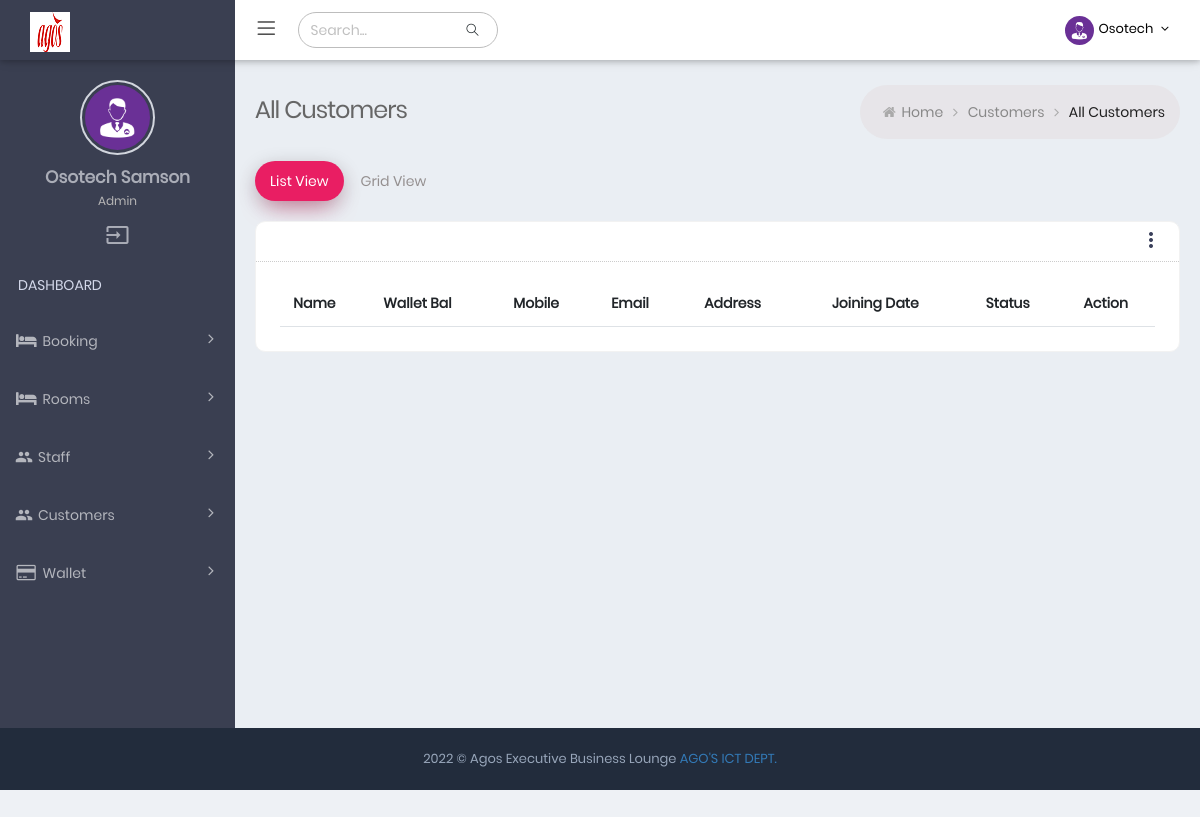
The app's page /view-customer (signed in), older data.
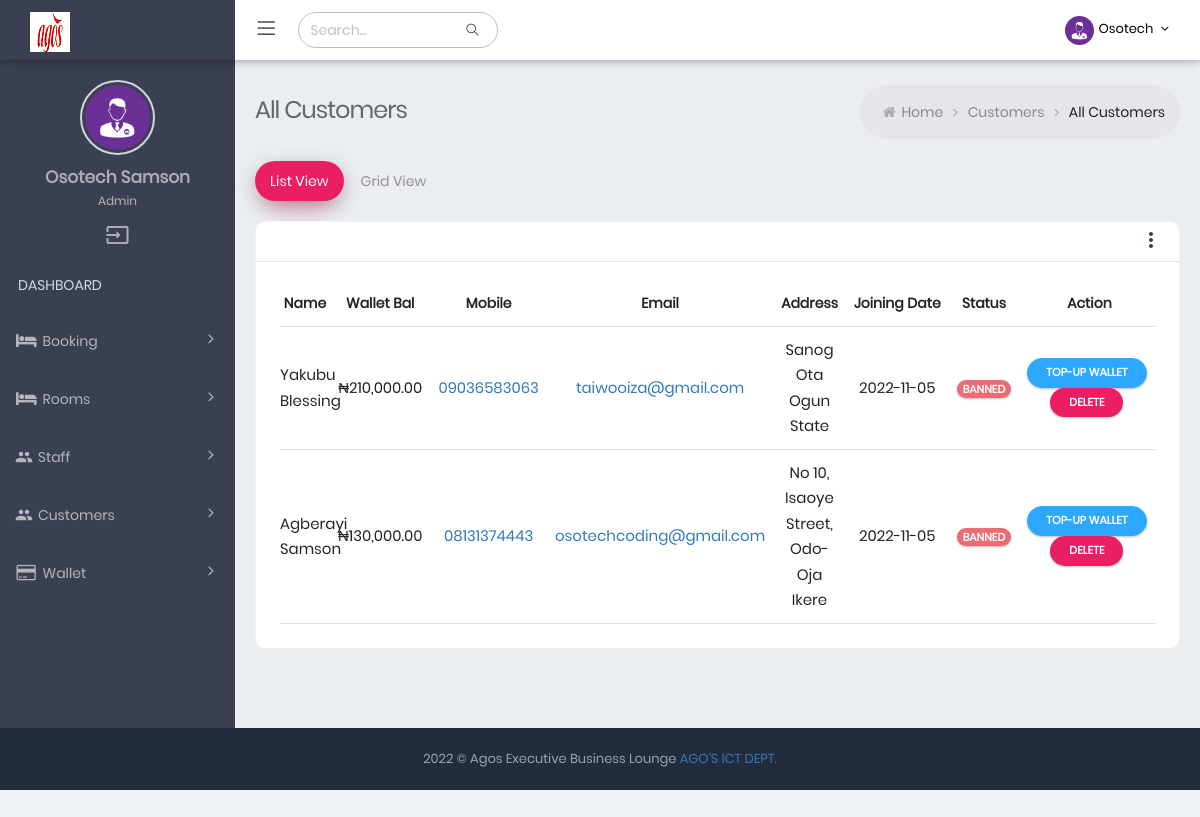
The same page, newer data.
### tables this page shows
CREATE TABLE IF NOT EXISTS `customers` (
  `id` bigint(20) NOT NULL AUTO_INCREMENT,
  `fullname` varchar(255) DEFAULT NULL,
  `email` varchar(255) DEFAULT NULL,
  `password` varchar(255) DEFAULT NULL,
  `username` varchar(50) DEFAULT NULL,
  `verified` tinyint(1) NOT NULL DEFAULT 0 COMMENT '0=not verified, 1=verified',
  `is_online` tinyint(1) NOT NULL DEFAULT 0 COMMENT '0=offline, 1=online',
  `address` text DEFAULT NULL,
  `phone` varchar(50) DEFAULT NULL,
  `gender` varchar(50) DEFAULT NULL,
  `state_of_origin` varchar(100) DEFAULT NULL,
  `confirmation_code` varchar(100) DEFAULT NULL COMMENT 'confirmation code sent via email',
  `tokenExp` timestamp NOT NULL DEFAULT current_timestamp(),
  `created_at` date DEFAULT NULL,
  `reset_token` text DEFAULT NULL,
  PRIMARY KEY (`id`),
  UNIQUE KEY `email` (`email`),
  KEY `fullname` (`fullname`)
);

CREATE TABLE IF NOT EXISTS `wallet_tbl` (
  `id` int(11) NOT NULL AUTO_INCREMENT,
  `customer_id` bigint(20) NOT NULL,
  `balance` float NOT NULL DEFAULT 0,
  `last_recharge_date` timestamp NOT NULL DEFAULT current_timestamp() ON UPDATE current_timestamp(),
  `status` int(1) NOT NULL DEFAULT 1 COMMENT '1=active, 2= banned',
  `created_at` date NOT NULL,
  PRIMARY KEY (`id`),
  KEY `customer_id` (`customer_id`)
);

### Helper/helper.php (called while the page is built, shortened)
<?php
$Database = new Database();
$dbh = $Database->osotech_connect();
$Alert = new Alert();
$Core = new Core($dbh, $Alert);
$Customer = new Customer($dbh, $Core, $Alert);

### App/Controller/Customer.php (called while the page is built, shortened)
<?php
class Customer
{
  private PDO $dbh;
  private $table = "customers";
  public function __construct($dbh, $Core, $Alert)
  {
    $this->dbh = $dbh;
  }
  public function getAllCustomers()
  {
    $sql = "SELECT * FROM `{$this->table}` ORDER BY id DESC LIMIT 1000";
    $this->stmt = $this->dbh->prepare($sql);
    $this->response = $this->stmt->execute();
    if ($this->stmt->rowCount() > 0) {
      $this->response = $this->stmt->fetchAll();
      return $this->response;
      $this->dbh = null;
    }
  }
  public function getCustomerWalletDetailsById($cid)
  {
    $sql = "SELECT * FROM `wallet_tbl` WHERE customer_id=? LIMIT 1";
    $this->stmt = $this->dbh->prepare($sql);
    $this->response = $this->stmt->execute([$cid]);
    if ($this->stmt->rowCount() == '1') {
      $this->response = $this->stmt->fetch();
      return $this->response;
      $this->dbh = null;
    }
  }
}

### view-customer.php (the view, shortened to what the changed rows need)
<?php
require_once "Helper/helper.php";
?>
<!DOCTYPE html>
<html lang="en">
<head>
  <?php include_once("Inc/DatatableHeaderScript.php"); ?>
</head>
<body
  class="page-header-fixed sidemenu-closed-hidelogo page-content-white page-md header-white dark-sidebar-color logo-dark">
  <div class="page-wrapper">
    <div class="page-container">
      <div class="page-content-wrapper">
        <div class="page-content">
          <div class="tab-content tab-space">
            <div class="tab-pane active show" id="tab1">
              <div class="row">
                <div class="col-md-12">
                  <div class="card-box">
                    <div class="card-body ">
                      <div class="table-scrollable">
                        <table class="table table-checkable order-column full-width" id="example4">
                          <thead>
                            <tr>
                              <th class="center"> Name </th>
                              <th class="center"> Wallet Bal </th>
                              <th class="center"> Mobile </th>
                              <th class="center"> Email </th>
                              <th class="center"> Address </th>
                              <th class="center">Joining Date</th>
                              <th class="center">Status</th>
                              <th class="center"> Action </th>
                            </tr>
                          </thead>
                          <tbody>
                            <?php $allCustomers = $Customer->getAllCustomers();
                            if ($allCustomers) {
                              foreach ($allCustomers as $customer) {
                                $customer_wallet_details = $Customer->getCustomerWalletDetailsById($customer->id);
                                if ($customer_wallet_details) {
                                  $bal = $customer_wallet_details->balance;
                                } else {
                                  $bal = "0.00";
                                }
                            ?>
                            <tr class="odd gradeX">
                              <td class="center"><?php echo $customer->fullname; ?></td>
                              <td class="center">&#8358;<?php echo number_format($bal, 2); ?></td>
                              <td class="center"><a href="tel:<?php echo $customer->phone; ?>">
                                  <?php echo $customer->phone; ?> </a></td>
                              <td class="center"><a href="mailto:<?php echo $customer->email; ?>.com">
                                  <?php echo $customer->email; ?> </a></td>
                              <td class="center"><?php echo $customer->address; ?></td>
                              <td class="center"><?php echo $customer->created_at; ?></td>
                              <td class="center"><span class="badge badge-danger badge-pill badge-md">Banned</span>
                              </td>
                              <td class="center">
                                <a href="recharge-wallet?cid=<?php echo $customer->id; ?>&action=recharge"
                                  class="btn btn-circle btn-info  btn-sm">Top-Up Wallet</a>
                                <button type="button" data-id="<?php echo $customer->id; ?>" data-action="delete_cust"
                                  class="btn btn-circle delete_customer_btn deepPink-bgcolor btn-sm osotech_action_<?php echo $customer->id; ?>">Delete</button>
                              </td>
                            </tr>
                            <?php
                              }
                            }
                            ?>
                          </tbody>
                        </table>
                      </div>
                    </div>
                  </div>
                </div>
              </div>
            </div>
          </div>
        </div>
      </div>
    </div>
  </div>
</body>
</html>

Row changes from the older to the newer data that the page shows:
added customers: fullname "Yakubu Blessing", wallet_tbl.balance "210,000.00", phone "09036583063", email "taiwooiza@gmail.com", address "Sanog Ota Ogun State", created_at "2022-11-05"
added customers: fullname "Agberayi Samson", wallet_tbl.balance "130,000.00", phone "08131374443", email "osotechcoding@gmail.com", address "No 10, Isaoye Street, Odo-Oja Ikere", created_at "2022-11-05"
